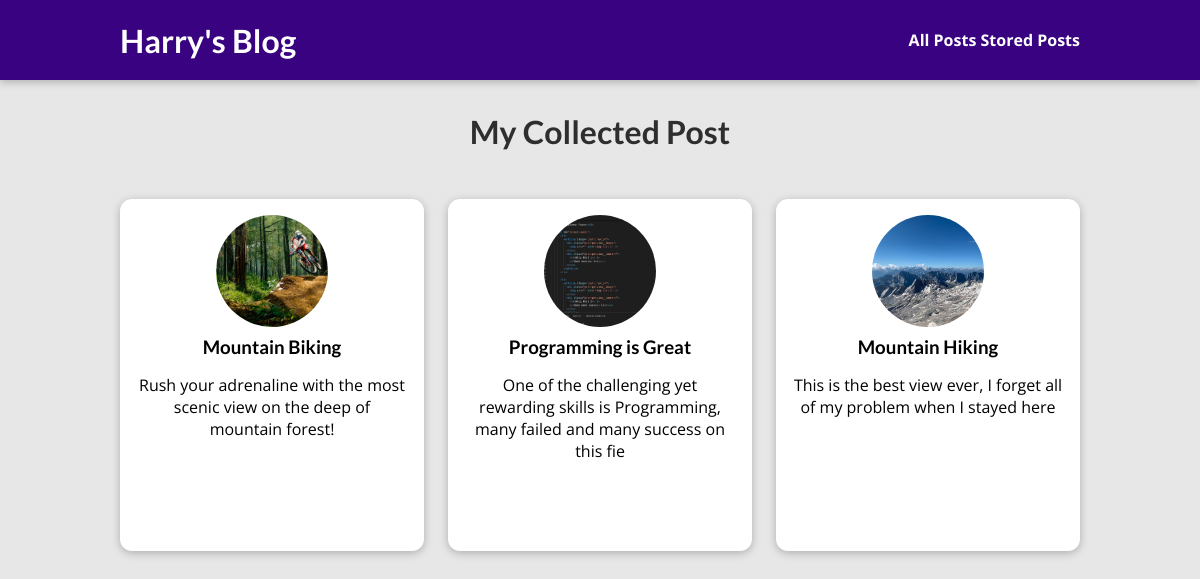
The page /posts on the database its author committed.
### blog/models.py (models this page shows, shortened)
class Post(models.Model):
    author = models.ForeignKey(Author, on_delete=models.SET_NULL,related_name="posts",null=True)
    excerpt = models.CharField(max_length=100,null=True)
    title = models.CharField(max_length=50)
    image = models.ImageField(upload_to="posts",null=True)
    date = models.DateField(auto_now=False)
    slug = models.SlugField(default="", blank=True, null=False, db_index=True)
    content = models.TextField(validators=[MinLengthValidator(10)])
    tag = models.ManyToManyField(Tag)

### blog/views.py (the view)
# urls.py: path("posts", views.PostsView.as_view(), name="posts_page"),
class PostsView(ListView):
    template_name = "blog/all_posts.html"
    model=Post
    ordering = ["-date"]
    context_object_name = "all_posts"

### blog/templates/blog/all_posts.html (shortened to what this page needs)
{% extends 'base.html' %}
{% load static %}
{% block css_files %}
<link rel="stylesheet" href="{% static 'blog/post.css' %}">
<link rel="stylesheet" href="{% static 'blog/all-posts.css' %}">
{% endblock css_files %}
{% block content %}
<section id="all-posts">
    <h2>My Collected Post</h2>
    <ul>
          {% for post in all_posts %}
     {% include 'blog/includes/post.html' %}
     {% endfor %}
    </ul>
</section>
{% endblock content %}

### blog/templates/blog/includes/post.html
<li>
    <article class="post">
        <a href="{% url 'post_detail_page' post.slug %}">
            <img src="{{post.image.url}}"
                 alt="{{post.title}}">
            <div class="post__content">
                <h3>{{ post.title }}</h3>
                <p>{{post.excerpt}}</p>
            </div>
        </a>
    </article>
</li>

### static/app.css (style rules this page uses)
* { box-sizing: border-box; }
html { font-family: 'Open Sans', 'Lato', sans-serif; }
body { margin: 0; }
h1, h2, h3 { font-family: 'Lato', sans-serif; font-weight: bold; }

### blog/static/blog/post.css (style rules this page uses)
.post { display: flex; flex-direction: column; align-items: center; text-align: center; }
.post a { text-decoration: none; color: black; transition: all 0.2s ease; padding: 1rem; }
.post img { width: 5rem; height: 5rem; object-fit: cover; border-radius: 50%; }
.post h3 { margin: 0.25rem 0; }

### blog/static/blog/all-posts.css (style rules this page uses)
body { background-color: #e7e7e7; }
#all-posts { margin: 7rem auto; width: 90%; max-width: 60rem; }
#all-posts h2 { text-align: center; font-size: 2rem; color: #2e2e2e; margin: 3rem 0; }
ul { list-style: none; margin: 0; padding: 0; display: grid; grid-template-columns: repeat(auto-fill, minmax(17rem, 1fr)); gap: 1.5rem; }
.post img { width: 7rem; height: 7rem; }
.post a { height: 22rem; transform-origin: center; box-shadow: 0 2px 8px rgba(0, 0, 0, 0.25); border-radius: 12px; background-color: white; }

### rows shown on the page
Post: image (picture), title "Mountain Biking", excerpt "Rush your adrenaline with the most scenic view on the deep of mountain forest!"
Post: image (picture), title "Programming is Great", excerpt "One of the challenging yet rewarding skills is Programming, many failed and many success on this fie"
Post: image (picture), title "Mountain Hiking", excerpt "This is the best view ever, I forget all of my problem when I stayed here"
